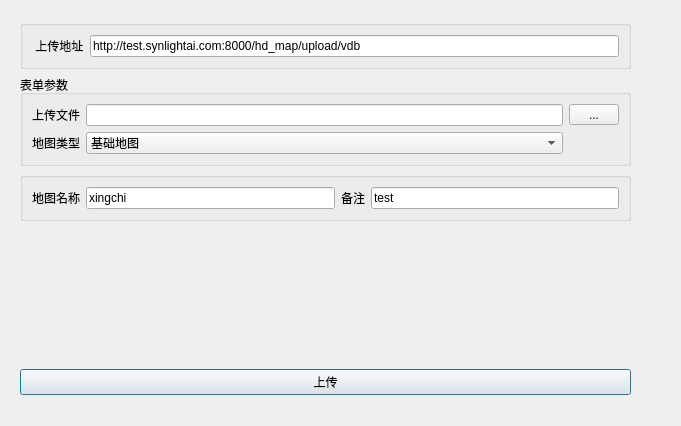
<?xml version="1.0" encoding="UTF-8"?>
<ui version="4.0">
 <class>UploadDialog</class>
 <widget class="QDialog" name="UploadDialog">
  <property name="geometry">
   <rect>
    <x>0</x>
    <y>0</y>
    <width>681</width>
    <height>426</height>
   </rect>
  </property>
  <property name="windowTitle">
   <string>数据上传</string>
  </property>
  <widget class="QWidget" name="layoutWidget">
   <property name="geometry">
    <rect>
     <x>20</x>
     <y>20</y>
     <width>611</width>
     <height>375</height>
    </rect>
   </property>
   <layout class="QVBoxLayout" name="verticalLayout_2">
    <item>
     <layout class="QVBoxLayout" name="verticalLayout">
      <item>
       <widget class="QGroupBox" name="groupBox_2">
        <property name="title">
         <string/>
        </property>
        <layout class="QGridLayout" name="gridLayout_2">
         <item row="0" column="0">
          <layout class="QHBoxLayout" name="horizontalLayout">
           <item>
            <widget class="QLabel" name="label">
             <property name="text">
              <string> 上传地址</string>
             </property>
            </widget>
           </item>
           <item>
            <widget class="QLineEdit" name="edt_url">
             <property name="minimumSize">
              <size>
               <width>300</width>
               <height>0</height>
              </size>
             </property>
             <property name="text">
              <string>http://test.synlightai.com:8000/hd_map/upload/vdb</string>
             </property>
            </widget>
           </item>
          </layout>
         </item>
        </layout>
       </widget>
      </item>
      <item>
       <widget class="QGroupBox" name="groupBox_3">
        <property name="title">
         <string>表单参数</string>
        </property>
        <layout class="QGridLayout" name="gridLayout_4">
         <item row="0" column="0">
          <widget class="QLabel" name="label_6">
           <property name="text">
            <string>上传文件</string>
           </property>
          </widget>
         </item>
         <item row="0" column="1">
          <widget class="QLineEdit" name="edt_file"/>
         </item>
         <item row="0" column="2">
          <widget class="QToolButton" name="btn_file">
           <property name="minimumSize">
            <size>
             <width>50</width>
             <height>0</height>
            </size>
           </property>
           <property name="text">
            <string>...</string>
           </property>
          </widget>
         </item>
         <item row="1" column="0">
          <widget class="QLabel" name="label_layer">
           <property name="text">
            <string>地图类型</string>
           </property>
          </widget>
         </item>
         <item row="1" column="1">
          <widget class="QComboBox" name="cmb_layer_type">
           <property name="currentIndex">
            <number>1</number>
           </property>
           <item>
            <property name="text">
             <string>全量地图</string>
            </property>
           </item>
           <item>
            <property name="text">
             <string>基础地图</string>
            </property>
           </item>
           <item>
            <property name="text">
             <string>业务地图</string>
            </property>
           </item>
          </widget>
         </item>
        </layout>
       </widget>
      </item>
      <item>
       <widget class="QGroupBox" name="groupBox">
        <property name="title">
         <string/>
        </property>
        <layout class="QGridLayout" name="gridLayout_3">
         <item row="0" column="0">
          <layout class="QGridLayout" name="gridLayout">
           <item row="0" column="3">
            <widget class="QLineEdit" name="edt_data_remark">
             <property name="minimumSize">
              <size>
               <width>50</width>
               <height>0</height>
              </size>
             </property>
             <property name="text">
              <string>test</string>
             </property>
             <property name="readOnly">
              <bool>false</bool>
             </property>
            </widget>
           </item>
           <item row="0" column="2">
            <widget class="QLabel" name="label_4">
             <property name="text">
              <string>备注</string>
             </property>
            </widget>
           </item>
           <item row="0" column="1">
            <widget class="QLineEdit" name="edt_data_name">
             <property name="minimumSize">
              <size>
               <width>100</width>
               <height>0</height>
              </size>
             </property>
             <property name="text">
              <string>xingchi</string>
             </property>
             <property name="readOnly">
              <bool>false</bool>
             </property>
            </widget>
           </item>
           <item row="0" column="0">
            <widget class="QLabel" name="label_5">
             <property name="text">
              <string>地图名称</string>
             </property>
            </widget>
           </item>
          </layout>
         </item>
        </layout>
       </widget>
      </item>
      <item>
       <spacer name="verticalSpacer">
        <property name="orientation">
         <enum>Qt::Vertical</enum>
        </property>
        <property name="sizeHint" stdset="0">
         <size>
          <width>20</width>
          <height>40</height>
         </size>
        </property>
       </spacer>
      </item>
     </layout>
    </item>
    <item>
     <layout class="QHBoxLayout" name="horizontalLayout_2">
      <item>
       <widget class="QPushButton" name="btn_upload">
        <property name="text">
         <string>上传</string>
        </property>
       </widget>
      </item>
     </layout>
    </item>
   </layout>
  </widget>
 </widget>
 <resources/>
 <connections/>
</ui>
